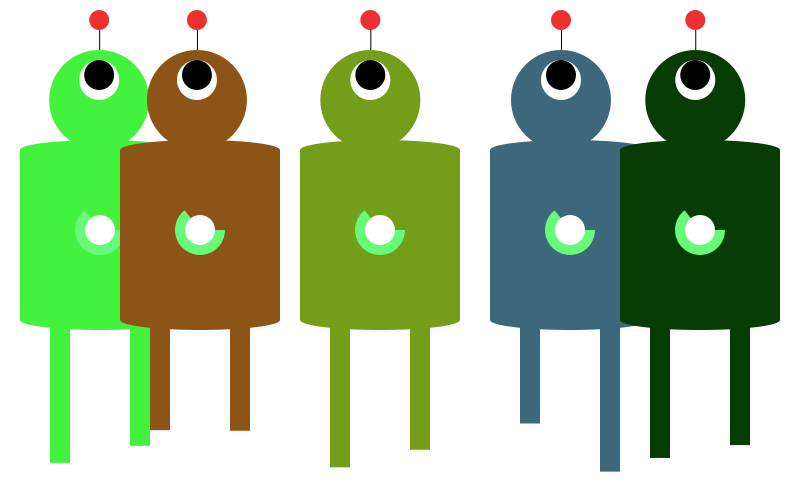
Frame 1 (no input)
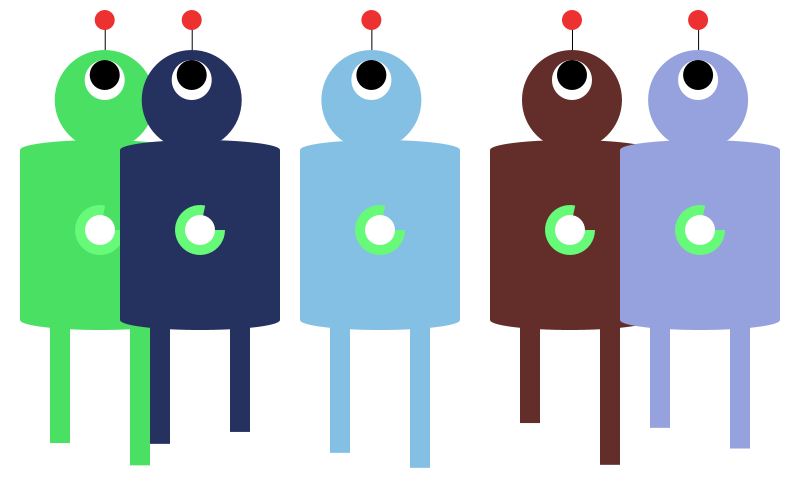
Frame 2 (the mouse pressed at the canvas centre, redrawn once)

The Processing sketch that drew these frames (run headless with seeded random() and noise(); the mouse was pressed at the canvas centre and the sketch redrawn once):

// Processing sketch: processing_54115
// ── processing_54115.pde

float colors;
float colors2;
float colors3;

void setup () {

  size(800, 500);
  smooth();
  noLoop();
}


void draw() {

  background(255);



  float health = int(random(0, 360));

  robot(-100, 0, radians(health));
  robot(0, 0, radians(health));
  robot(180, 0, radians(health) );
  robot(370, 0, radians(health));
  robot(500, 0, radians(health));

  frameRate(10);
}

void robot(int x, int y, float health) {
  pushMatrix();
  translate(x, y);
  noStroke();
  //legs

  float colors = random(255);
  float colors2 = random(255);
  float colors3 = random(255);


  fill(colors, colors2, colors3);
  float legsD = random (100, 150);
  float legsDe = random (110, 160);
  rect(150, 320, 20, legsD);
  rect(230, 320, 20, legsDe);
  //body
  fill(colors, colors2, colors3);
  rect(120, 150, 160, 170);
  fill(colors, colors2, colors3);

  ellipse(200, 150, 160, 20);
  //health
  fill(#67FA79);

  arc(200, 230, 50, 50, 0, health);
  fill(255);
  ellipse(200, 230, 30, 30);
  fill( colors, colors2, colors3);
  ellipse(200, 320, 160, 20);
  //head
  float headX = random(190, 210);
  ellipse(headX, 100, 100, 100);
  fill(255);
  ellipse(headX, 80, 40, 40);
  fill(0);
  ellipse(headX, 75, 30, 30);
  fill(colors, colors2, colors3);
  fill(0);
  rect(headX, 20, 1, 30);

  fill(#ED3030);
  ellipse(headX, 20, 20, 20);

  popMatrix();
}

void mousePressed()
{
  redraw();
}
